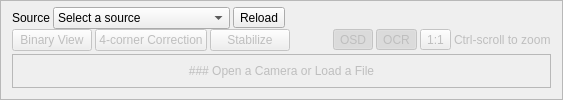
     <widget class="QFrame" name="frame_source_view">
      <property name="enabled">
       <bool>true</bool>
      </property>
      <property name="sizePolicy">
       <sizepolicy hsizetype="Expanding" vsizetype="Preferred">
        <horstretch>0</horstretch>
        <verstretch>0</verstretch>
       </sizepolicy>
      </property>
      <property name="frameShape">
       <enum>QFrame::StyledPanel</enum>
      </property>
      <property name="frameShadow">
       <enum>QFrame::Raised</enum>
      </property>
      <layout class="QVBoxLayout" name="verticalLayout_2">
       <property name="spacing">
        <number>0</number>
       </property>
       <property name="topMargin">
        <number>6</number>
       </property>
       <item>
        <widget class="QWidget" name="widget_4" native="true">
         <layout class="QHBoxLayout" name="horizontalLayout_4">
          <property name="spacing">
           <number>6</number>
          </property>
          <property name="leftMargin">
           <number>0</number>
          </property>
          <property name="topMargin">
           <number>0</number>
          </property>
          <property name="rightMargin">
           <number>0</number>
          </property>
          <property name="bottomMargin">
           <number>0</number>
          </property>
          <item>
           <widget class="QWidget" name="widget_3" native="true">
            <layout class="QHBoxLayout" name="horizontalLayout_3">
             <property name="spacing">
              <number>3</number>
             </property>
             <property name="leftMargin">
              <number>0</number>
             </property>
             <property name="topMargin">
              <number>0</number>
             </property>
             <property name="rightMargin">
              <number>0</number>
             </property>
             <property name="bottomMargin">
              <number>0</number>
             </property>
             <item>
              <widget class="QLabel" name="label">
               <property name="sizePolicy">
                <sizepolicy hsizetype="Fixed" vsizetype="Preferred">
                 <horstretch>0</horstretch>
                 <verstretch>0</verstretch>
                </sizepolicy>
               </property>
               <property name="text">
                <string>Source</string>
               </property>
              </widget>
             </item>
             <item>
              <widget class="QComboBox" name="comboBox_camera_source">
               <property name="sizePolicy">
                <sizepolicy hsizetype="Preferred" vsizetype="Fixed">
                 <horstretch>1</horstretch>
                 <verstretch>0</verstretch>
                </sizepolicy>
               </property>
               <item>
                <property name="text">
                 <string>Select a source</string>
                </property>
               </item>
               <item>
                <property name="text">
                 <string>Open a Video File</string>
                </property>
               </item>
               <item>
                <property name="text">
                 <string>URL Source (HTTP, RTSP)</string>
                </property>
               </item>
               <item>
                <property name="text">
                 <string>Screen Capture</string>
                </property>
               </item>
              </widget>
             </item>
             <item>
              <widget class="QToolButton" name="pushButton_refresh_sources">
               <property name="toolTip">
                <string>Refresh Sources</string>
               </property>
               <property name="text">
                <string>Reload</string>
               </property>
              </widget>
             </item>
            </layout>
           </widget>
          </item>
          <item>
           <spacer name="horizontalSpacer">
            <property name="orientation">
             <enum>Qt::Horizontal</enum>
            </property>
            <property name="sizeHint" stdset="0">
             <size>
              <width>40</width>
              <height>20</height>
             </size>
            </property>
           </spacer>
          </item>
         </layout>
        </widget>
       </item>
       <item>
        <widget class="QWidget" name="widget_viewTools" native="true">
         <property name="enabled">
          <bool>false</bool>
         </property>
         <layout class="QHBoxLayout" name="horizontalLayout_10">
          <property name="spacing">
           <number>3</number>
          </property>
          <property name="leftMargin">
           <number>0</number>
          </property>
          <property name="topMargin">
           <number>0</number>
          </property>
          <property name="rightMargin">
           <number>0</number>
          </property>
          <property name="bottomMargin">
           <number>3</number>
          </property>
          <item>
           <widget class="QPushButton" name="pushButton_binary">
            <property name="enabled">
             <bool>false</bool>
            </property>
            <property name="sizePolicy">
             <sizepolicy hsizetype="Fixed" vsizetype="Fixed">
              <horstretch>0</horstretch>
              <verstretch>0</verstretch>
             </sizepolicy>
            </property>
            <property name="text">
             <string>Binary View</string>
            </property>
            <property name="checkable">
             <bool>true</bool>
            </property>
           </widget>
          </item>
          <item>
           <widget class="QPushButton" name="pushButton_fourCorner">
            <property name="enabled">
             <bool>false</bool>
            </property>
            <property name="sizePolicy">
             <sizepolicy hsizetype="Fixed" vsizetype="Fixed">
              <horstretch>0</horstretch>
              <verstretch>0</verstretch>
             </sizepolicy>
            </property>
            <property name="text">
             <string>4-corner Correction</string>
            </property>
            <property name="checkable">
             <bool>true</bool>
            </property>
           </widget>
          </item>
          <item>
           <widget class="QPushButton" name="pushButton_stabilize">
            <property name="enabled">
             <bool>false</bool>
            </property>
            <property name="sizePolicy">
             <sizepolicy hsizetype="Fixed" vsizetype="Fixed">
              <horstretch>0</horstretch>
              <verstretch>0</verstretch>
             </sizepolicy>
            </property>
            <property name="text">
             <string>Stabilize</string>
            </property>
            <property name="checkable">
             <bool>true</bool>
            </property>
           </widget>
          </item>
          <item>
           <spacer name="horizontalSpacer_2">
            <property name="orientation">
             <enum>Qt::Horizontal</enum>
            </property>
            <property name="sizeHint" stdset="0">
             <size>
              <width>40</width>
              <height>20</height>
             </size>
            </property>
           </spacer>
          </item>
          <item>
           <widget class="QToolButton" name="toolButton_osd">
            <property name="toolTip">
             <string>Show Statistics</string>
            </property>
            <property name="text">
             <string>OSD</string>
            </property>
            <property name="checkable">
             <bool>true</bool>
            </property>
            <property name="checked">
             <bool>true</bool>
            </property>
           </widget>
          </item>
          <item>
           <widget class="QToolButton" name="toolButton_showOCRrects">
            <property name="toolTip">
             <string>Show OCR Detection Boxes</string>
            </property>
            <property name="text">
             <string>OCR</string>
            </property>
            <property name="checkable">
             <bool>true</bool>
            </property>
            <property name="checked">
             <bool>true</bool>
            </property>
           </widget>
          </item>
          <item>
           <widget class="QToolButton" name="toolButton_zoomReset">
            <property name="text">
             <string>1:1</string>
            </property>
           </widget>
          </item>
          <item>
           <widget class="QLabel" name="label_11">
            <property name="enabled">
             <bool>false</bool>
            </property>
            <property name="text">
             <string>Ctrl-scroll to zoom</string>
            </property>
           </widget>
          </item>
         </layout>
        </widget>
       </item>
       <item>
        <widget class="QFrame" name="frame_for_source_view_label">
         <property name="enabled">
          <bool>true</bool>
         </property>
         <property name="sizePolicy">
          <sizepolicy hsizetype="Preferred" vsizetype="Expanding">
           <horstretch>0</horstretch>
           <verstretch>0</verstretch>
          </sizepolicy>
         </property>
         <property name="frameShape">
          <enum>QFrame::StyledPanel</enum>
         </property>
         <property name="frameShadow">
          <enum>QFrame::Raised</enum>
         </property>
         <layout class="QGridLayout" name="gridLayout">
          <property name="leftMargin">
           <number>0</number>
          </property>
          <property name="topMargin">
           <number>0</number>
          </property>
          <property name="rightMargin">
           <number>0</number>
          </property>
          <property name="bottomMargin">
           <number>0</number>
          </property>
          <item row="0" column="0">
           <widget class="QLabel" name="label_12">
            <property name="enabled">
             <bool>false</bool>
            </property>
            <property name="text">
             <string>### Open a Camera or Load a File</string>
            </property>
            <property name="textFormat">
             <enum>Qt::MarkdownText</enum>
            </property>
            <property name="alignment">
             <set>Qt::AlignCenter</set>
            </property>
           </widget>
          </item>
         </layout>
        </widget>
       </item>
      </layout>
     </widget>
